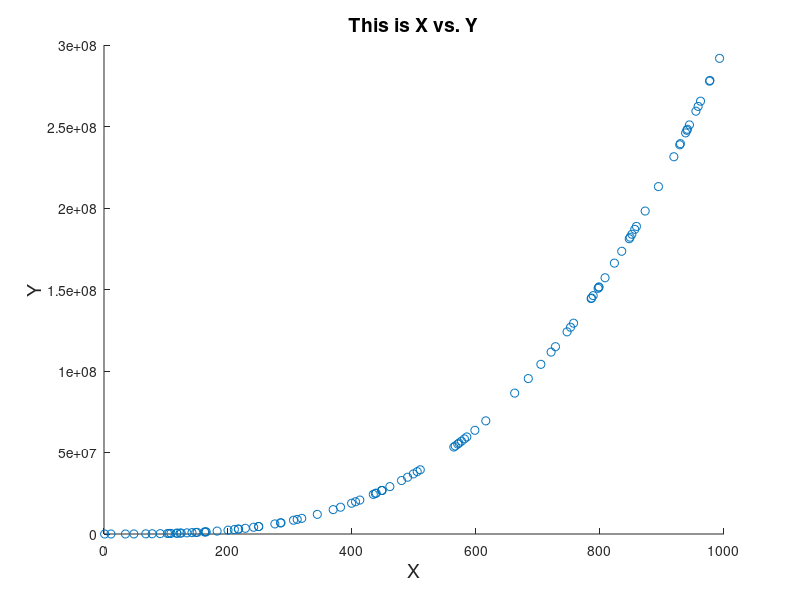
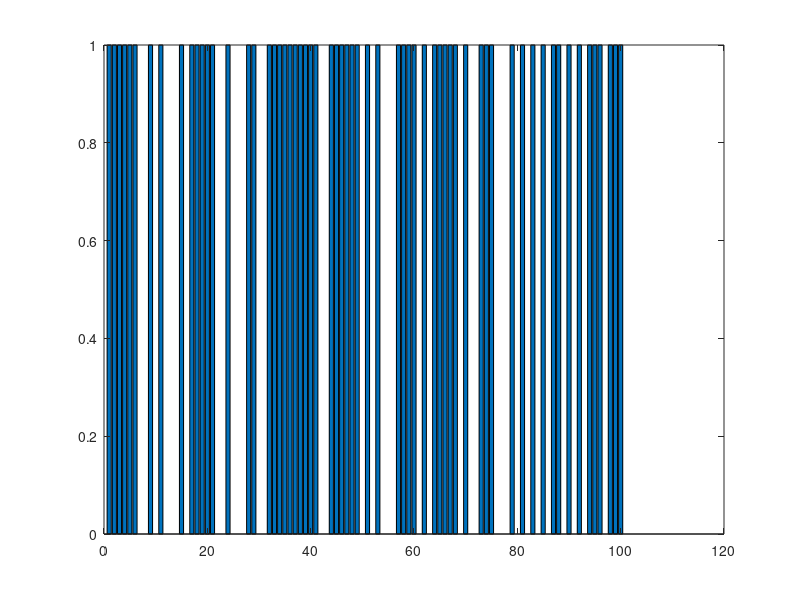

Write the MATLAB code that produced these figures, in order. (Note: this script raises an error after producing the figures.)
%% Lecture 2 Problem Set %% 

%Basic Matlab Operations%

%Question 1%
random_function = cos(0):0.02:log10(100);
%returns the vector length
 length(random_function)
 %indexes the 25th value in the vector
 random_function(25)
 
 %Question 2%
 %generates a 50x50 matrix of uniformly distributed values from 1 to 500.
 big_matrix = 500*rand(50,50);
 %returns a 1 or 0 for each value in the matrix if the value is > 400
 %there is probably a more elegant way to do this part of the solution
 big_matrix > 400

 
 %Question 3%
 %generates the desired tables plus a desired graph
 M = zeros(100,2);
 M(:,1) = 1000*rand(100,1);
 x = M(:,1);
 M(:,2) = 0.3*x.^3 -2*x.^2 + 200*x;
 y = M(:,2);
 
 %Another approaches to arriving at the same answer. Random values.
 N = zeros(100,2);
 N(:,1) = 1000*rand(100,1);
 for i = 1:length(N)
     N(i,2) = 0.3*N(i,1).^3 -2*N(i,1).^2 + 200*N(i,1);
 end 
 %variables can be defined either during or after for the for-loop method
 x = N(:,1);
 y = N(:,2);
 
 figure;
 scatter(x,y);
 title('This is X vs. Y', 'FontSize', 14);
 xlabel('X', 'FontSize', 14);
 ylabel('Y', 'FontSize', 14);
 
 %Question 4
 for i = 1:length(x)
     if N(i,1) < 350
         N(i,1) = 0;
     else ;N(i,1) >= 350;
         N(i,1) = 1;
     end 
 end 
 %Values are different each time because it is a random distribution
 
 %convert to vector
 X = N(:,1);
 figure;
 bar(X);
 %looks like a bar code!
 
 
 %%Section 2: Importing Data%%
 
 NY_gas = xlsread('87-16_gasoline_prices','Data 1','A11:B370');
 %specifies the sheet to be extracted from and then also trims the
 %half-years off at the beginning and end
 %we'll need to use annual_profile for this next part to group the data
 %into years
 
 %generates a 12x30 matrix 'annual' 
 annual = annual_profile(NY_gas);
 %returns the average of all the rows for each column
 mean(annual(:,:));
 
 %function to write in matlab is xlswrite
 %specify filename output and then variable name input
 %format is slightly different for csv and other functions (they can take
 %only numberical values)
 xlswrite('monthly_average_price', annual);
 
 %%Section 3: Plotting%%
 
 %%Question 1%%
 %define the interval for t 
 t = 0:0.01:5;
 s = 2*sin(3*t + 2) + sqrt(5*t + 1);
 
 figure;
 plot(t,s);
 title('Variation of speed over time');
 xlabel('Time (s)');
 ylabel('Speed(ft/s)');
 
 %%Question 2%%
 x = 0:0.01:15; 
 y = 4*sqrt(6*x + 1);
 z = 5*exp(0.3*x) - 2*x;
 
 figure;
 for a = 1:2
     subplot(1,2,a);
     if a == 1
         plot(x,y);
         xlabel('Distance (meters)')
         ylabel('Force (newtons)')
     else ;a == 2;
         plot(x,z);
          xlabel('Distance (meters)')
          ylabel('Force (newtons)')
     end
 end  
 %plots a subplot 
 %even though we have a z function in the second part its still referred to
 %by ylabel function. We do have to specify both axes both times here. 
 
 %this is how we plot multiple things on the same graph. The placement of
 %'figure' and 'hold on'/'hold off' is key.
 figure;
 hold on
 plot(x,y)
 plot(x,z)
 xlabel('Distance (meters)')
 ylabel('Force (newtons)')
 legend('y = 4*sqrt(6*x + 1)','z = 5*exp(0.3*x) - 2*x')
 hold off
 %this creates the labels and legends we need for multiple graphs on the
 %same plot
 
 %Question 3%
 
 [X,Y] = meshgrid(1:50,1:50);
 Z = (((-2.5+X)/10)).^2 + (((-2.5+Y)/10)).^2;
 figure;
 surf(X,Y,Z);
 xlabel('X')
 ylabel('Y')
 zlabel('Z')
 colorbar
 
 %This is another way to do the same task using a series of for loops
 [X,Y] = meshgrid(1:50,1:50);
 Z = zeros(50,50);
 for i = 1:50
     for j = 1:50
     Z(i,j) = (((-2.5+X(i,j))/10)).^2 + (((-2.5+Y(i,j))/10)).^2;
     end
 end 
 figure;
 surf(X,Y,Z);
 xlabel('X')
 ylabel('Y')
 zlabel('Z')
 colorbar

%%Question 4%%

%Goal: see if the v_package is <= v_max at which point it will shatter

v_max = 25; %maximum velocity (ft/second) package can handle and remain intact 
m_package = 20; %mass of package (lbs)
g = 32.2; %accelleration due to gravity (ft/second^2)

%these equations help us solve the system numerically
t_min = g/v_max;
h_max = 1/2*g*(t_min).^2; %height which will produce the max allowed impact speed

%and solving for these variables helps us to plot
h = 0:0.1:10;
t = sqrt(2*h./g);
v = g*t;
figure;
plot(h,v);
xlabel('Initial height(feet)');
ylabel('Impact velocity(feet/second)');
title('Package height and Impact Velocity');

%the box won't shatter unless dropped from a height higher than a delivery man will be carrying it


